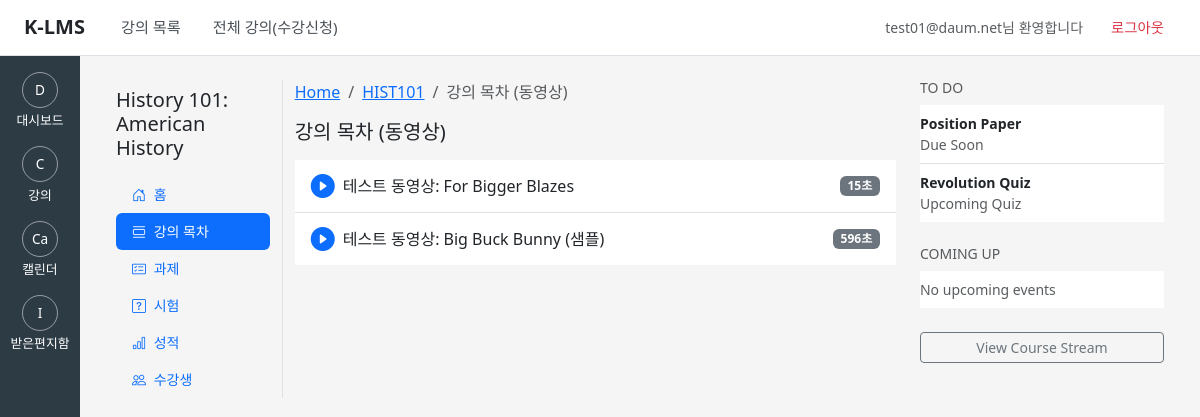
Screenshot of /api/core/courses/1/videos/ (signed in) with the database file from the repository.
### core/models.py (models this page shows, shortened)
class User(AbstractUser):
    email = models.EmailField(
        unique=True,
        blank=False,
        null=False,
        help_text="로그인 및 알림에 사용되는 기본 이메일 (시스템 전역 유일)",
    )
    sis_id = models.CharField(
        max_length=64,
        unique=True,
        null=True,
        blank=True,
        help_text="SIS 학번/사번. 없을 수도 있지만, 있으면 유일해야 함.",
    )
    avatar_url = models.URLField(
        max_length=500,
        null=True,
        blank=True,
        help_text="사용자 프로필 사진 URL",
    )
    time_zone = models.CharField(
        max_length=50,
        default="UTC",
        help_text="사용자 선호 타임존 (예: UTC, Asia/Seoul)",
    )
    class Meta:
        verbose_name = "User"
        verbose_name_plural = "Users"

class Video(models.Model):
    course = models.ForeignKey(
        "courses.Course",
        on_delete=models.CASCADE,
        related_name="videos",
        help_text="소속 강의",
    )
    title = models.CharField(max_length=255, help_text="동영상 제목")
    video_url = models.URLField(
        max_length=500,
        blank=True,
        null=True,
        help_text="동영상 URL (mp4 직접 링크 등)",
    )
    video_file = models.FileField(
        upload_to="videos/%Y/%m/",
        blank=True,
        null=True,
        help_text="업로드한 동영상 파일",
    )
    duration = models.PositiveIntegerField(
        default=0,
        help_text="총 길이(초)",
    )
    class Meta:
        ordering = ["id"]
        verbose_name = "Video"
        verbose_name_plural = "Videos"

### courses/models.py (models this page shows, shortened)
class Course(models.Model):
    account = models.ForeignKey(
        Account,
        related_name="courses",
        on_delete=models.CASCADE,
        help_text="이 강의가 속한 계정(또는 하위 계정)",
    )
    term = models.ForeignKey(
        Term,
        related_name="courses",
        on_delete=models.PROTECT,
        help_text="이 강의가 열리는 학기",
    )
    name = models.CharField(max_length=255)
    course_code = models.CharField(
        max_length=50,
        help_text="강의 코드(예: CS101, ENG-202 등)",
    )
    is_public = models.BooleanField(
        default=False,
        help_text="공개 강의 여부 (예: 카탈로그에 노출할지 여부)",
    )
    class Meta:
        verbose_name = "Course"
        verbose_name_plural = "Courses"

### core/views.py (the view)
@login_required
def video_list(request, course_id: int):
    course = get_object_or_404(Course, id=course_id)
    videos = Video.objects.filter(course=course).order_by("id")
    context = {
        "course": course,
        "videos": videos,
        "active_tab": "modules",
    }
    return render(request, "courses/video_list.html", context)

### templates/courses/video_list.html
{% extends "courses/course_base.html" %}
{% block course_breadcrumbs %}
  <nav aria-label="breadcrumb" class="mb-3">
    <ol class="breadcrumb mb-0">
      <li class="breadcrumb-item">
        <a href="{% url 'dashboard' %}">Home</a>
      </li>
      <li class="breadcrumb-item">
        <a href="{% url 'course_detail' course.id %}">{{ course.course_code }}</a>
      </li>
      <li class="breadcrumb-item active" aria-current="page">
        강의 목차 (동영상)
      </li>
    </ol>
  </nav>
{% endblock %}
{% block course_content %}
  <h2 class="h5 mb-3">강의 목차 (동영상)</h2>
  {% if videos %}
    <ul class="list-group list-group-flush">
      {% for video in videos %}
        <li class="list-group-item d-flex align-items-center">
          <i class="bi bi-play-circle-fill me-2 text-primary" style="font-size: 1.5rem;"></i>
          <a
            href="{% url 'video_detail' video.id %}"
            class="text-decoration-none text-reset flex-grow-1"
          >
            {{ video.title }}
          </a>
          <span class="badge bg-secondary">{{ video.duration }}초</span>
        </li>
      {% endfor %}
    </ul>
  {% else %}
    <div class="alert alert-info">
      등록된 동영상이 없습니다.
    </div>
  {% endif %}
{% endblock %}

### templates/courses/course_base.html (shortened to what this page needs)
{% extends "base.html" %}
{% block content %}
  <div class="container-fluid">
    <div class="row">
      <nav class="col-md-2 col-lg-2 mb-4 border-end">
        <h5 class="mt-2 mb-3">{{ course.name }}</h5>
        <ul class="nav nav-pills flex-column small">
          <li class="nav-item">
            <a
              class="nav-link {% if active_tab == 'home' %}active{% endif %}"
              href="{% url 'course_detail' course.id %}"
            >
              <i class="bi bi-house-door me-1"></i> 홈
            </a>
          </li>
          <li class="nav-item">
            <a
              class="nav-link {% if active_tab == 'modules' %}active{% endif %}"
              href="{% url 'video_list' course.id %}"
            >
              <i class="bi bi-view-list me-1"></i> 강의 목차
            </a>
          </li>
          <li class="nav-item">
            <a
              class="nav-link {% if active_tab == 'assignments' %}active{% endif %}"
              href="#"
              onclick="alert('과제 목록 페이지는 개발 중입니다.'); return false;"
            >
              <i class="bi bi-card-checklist me-1"></i> 과제
            </a>
          </li>
          <li class="nav-item">
            <a
              class="nav-link {% if active_tab == 'quizzes' %}active{% endif %}"
              href="#"
              onclick="alert('퀴즈 목록은 개발 중입니다.'); return false;"
            >
              <i class="bi bi-question-square me-1"></i> 시험
            </a>
          </li>
          <li class="nav-item">
            <a
              class="nav-link {% if active_tab == 'grades' %}active{% endif %}"
              href="#"
              onclick="alert('성적부 페이지는 개발 중입니다.'); return false;"
            >
              <i class="bi bi-bar-chart me-1"></i> 성적
            </a>
          </li>
          <li class="nav-item">
            <a
              class="nav-link {% if active_tab == 'people' %}active{% endif %}"
              href="#"
              onclick="alert('수강생 목록은 개발 중입니다.'); return false;"
            >
              <i class="bi bi-people me-1"></i> 수강생
            </a>
          </li>
        </ul>
      </nav>
      <section class="col-md-7 col-lg-7 mb-4">
        {% block course_breadcrumbs %}{% endblock %}
        {% block course_content %}{% endblock %}
      </section>
      <aside class="col-md-3 col-lg-3">
        {% block course_sidebar %}
          <div class="mb-4">
            <h6 class="text-uppercase text-muted small mb-2">To Do</h6>
            <ul class="list-group list-group-flush small">
              <li class="list-group-item px-0">
                <strong>Position Paper</strong><br />
                <span class="text-muted">Due Soon</span>
              </li>
              <li class="list-group-item px-0">
                <strong>Revolution Quiz</strong><br />
                <span class="text-muted">Upcoming Quiz</span>
              </li>
            </ul>
          </div>
          <div class="mb-4">
            <h6 class="text-uppercase text-muted small mb-2">Coming Up</h6>
            <ul class="list-group list-group-flush small">
              <li class="list-group-item px-0">
                <span class="text-muted">No upcoming events</span>
              </li>
            </ul>
          </div>
          <div class="d-grid">
            <button class="btn btn-outline-secondary btn-sm" type="button">
              View Course Stream
            </button>
          </div>
        {% endblock %}
      </aside>
    </div>
  </div>
{% endblock %}

### templates/base.html (shortened to what this page needs)
<!DOCTYPE html>
<html lang="ko">
  <head>
    <link
      href="https://cdn.jsdelivr.net/npm/bootstrap@5.3.3/dist/css/bootstrap.min.css"
      rel="stylesheet"
    />
    <link
      rel="stylesheet"
      href="https://cdn.jsdelivr.net/npm/bootstrap-icons@1.11.3/font/bootstrap-icons.css"
    />
  </head>
  <body>
    <header class="top-header">
      <div class="top-header-left">
        <a href="{% url 'dashboard' %}" class="top-header-logo">
          K-LMS
        </a>
        <nav class="top-header-nav">
          <a href="{% url 'dashboard' %}">강의 목록</a>
          <a href="{% url 'course_catalog' %}">전체 강의(수강신청)</a>
        </nav>
      </div>
      <div class="top-header-right">
        {% if user.is_authenticated %}
          <span class="text-muted small me-1">
            {{ user.username }}님 환영합니다
          </span>
          <form method="post" action="{% url 'logout' %}" class="d-inline mb-0">
            <button type="submit" class="btn-logout">
              로그아웃
            </button>
          </form>
        {% endif %}
      </div>
    </header>
    <nav class="canvas-sidebar">
      <a href="{% url 'dashboard' %}">
        <div class="icon-circle">D</div>
        <div>대시보드</div>
      </a>
      <a href="#">
        <div class="icon-circle">C</div>
        <div>강의</div>
      </a>
      <a href="#">
        <div class="icon-circle">Ca</div>
        <div>캘린더</div>
      </a>
      <a href="#">
        <div class="icon-circle">I</div>
        <div>받은편지함</div>
      </a>
    </nav>
    <main class="canvas-content">
      {% block content %}{% endblock %}
    </main>
  </body>
</html>

### templates/base.html (style rules this page uses)
body { margin: 0; padding: 0; }
.top-header { position: fixed; top: 0; left: 0; right: 0; height: 56px; background-color: #ffffff; border-bottom: 1px solid #dee2e6; display: flex; align-items: center; justify-content: space-between; padding: 0 1.5rem; z-index: 1100; }
.top-header-left { display: flex; align-items: center; gap: 1.5rem; }
.top-header-logo { font-weight: 700; font-size: 1.25rem; color: #212529; text-decoration: none; }
.top-header-nav { display: flex; align-items: center; gap: 0.5rem; }
.top-header-nav a { color: #495057; text-decoration: none; font-size: 0.95rem; padding: 0.35rem 0.75rem; border-radius: 0.25rem; }
.top-header-right { display: flex; align-items: center; gap: 0.75rem; }
.top-header .btn-logout { color: #dc3545; background: none; border: none; padding: 0.35rem 0.75rem; font-size: 0.9rem; cursor: pointer; }
.canvas-sidebar { position: fixed; left: 0; top: 56px; bottom: 0; width: 80px; background-color: #2d3b45; color: #ffffff; display: flex; flex-direction: column; align-items: center; padding-top: 1rem; z-index: 1000; }
.canvas-sidebar a { color: #ffffff; text-decoration: none; font-size: 0.8rem; text-align: center; margin-bottom: 1rem; }
.canvas-sidebar .icon-circle { width: 36px; height: 36px; border-radius: 50%; border: 1px solid rgba(255, 255, 255, 0.5); display: flex; align-items: center; justify-content: center; margin: 0 auto 0.2rem; font-size: 0.85rem; }
.canvas-content { margin-left: 80px; margin-top: 56px; padding: 1.5rem; min-height: calc(100vh - 56px); background-color: #f5f5f5; }

### rows the page displays
User: username "test01@daum.net"
Course: name "History 101: American History", course_code "HIST101"
Video: title "테스트 동영상: For Bigger Blazes", duration "15"
Video: title "테스트 동영상: Big Buck Bunny (샘플)", duration "596"
